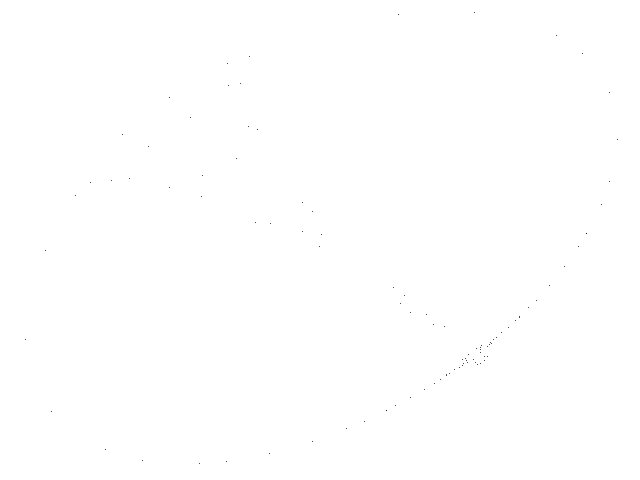
Frame 1 (no input)
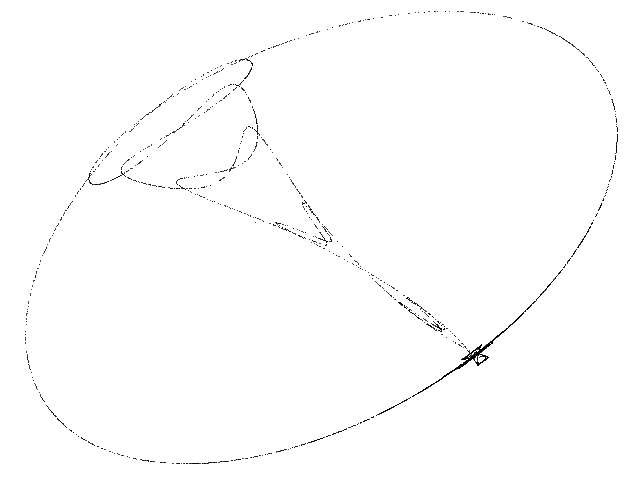
Frame 60 (the mouse pressed at the canvas centre just before this capture)
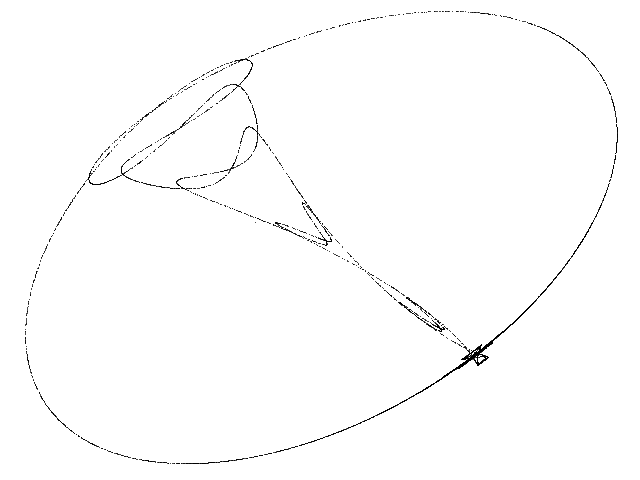
Frame 120 (the mouse held since frame 60 and released just before this capture)

The Processing sketch that drew these frames (run headless with seeded random() and noise(); from frame 60 on, the mouse is pressed at the canvas centre):

// Processing sketch: Metzler
// ── Metzler.pde
// Metzler chaotic map //

  float x = 0.1;
  float y = 0.8;
  float h = 0.684;

void setup() {
  
  size(640, 480);
  background(255);
  
}

void draw() {
  
  for (int i=0;i<100;i++) {
    
    float nx = x;
    float ny = y;
        
    x = nx + h * (nx - pow(nx,2) + ny);
    y = ny + h * (ny - pow(ny,2) + nx);
  
    point(135+(170*x), 95+(130*y));
        
  }

}
